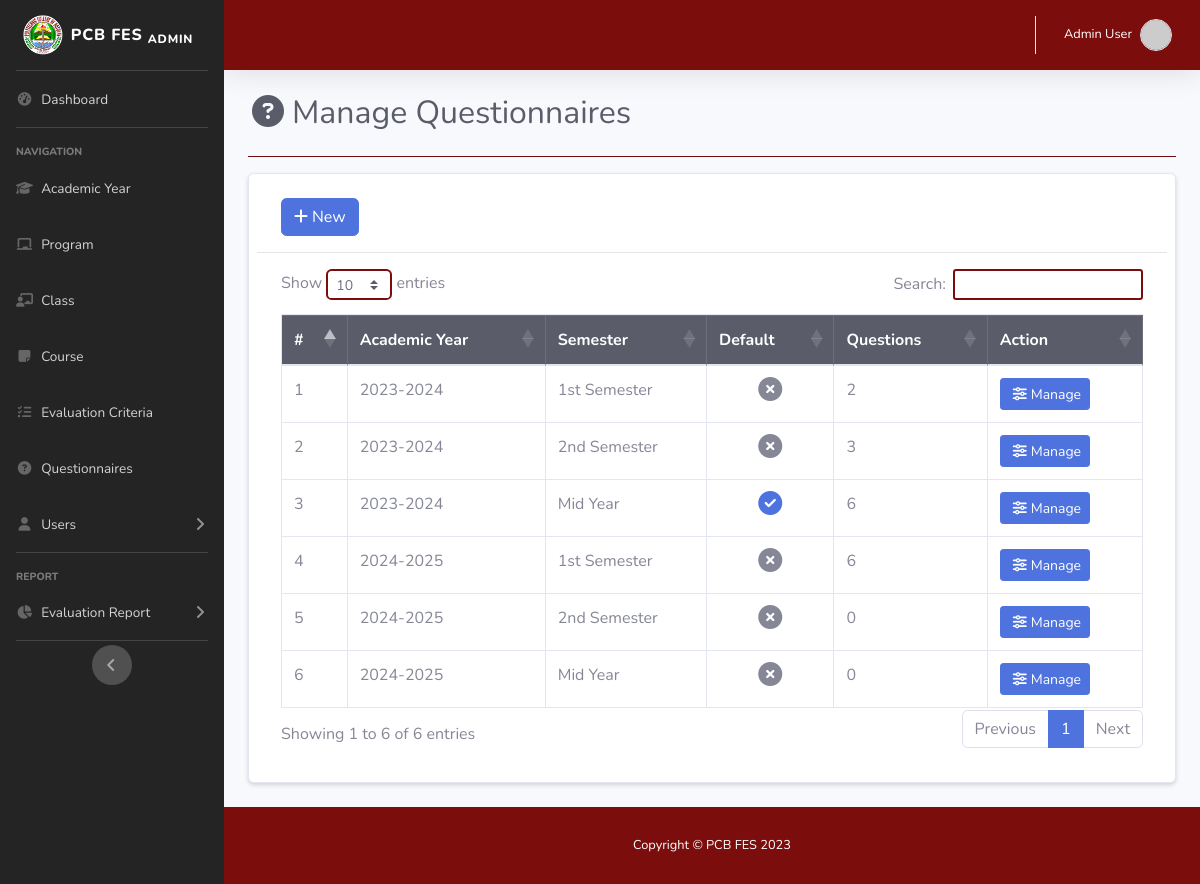
Page /admin/questionnaire.php (signed in) on the committed database.
### tables this page shows
CREATE TABLE `acad_yr_tbl` (
  `acad_id` int(11) NOT NULL,
  `year_start` year(4) NOT NULL,
  `year_end` year(4) NOT NULL,
  `semester` int(11) NOT NULL,
  `status` varchar(50) NOT NULL,
  `is_default` varchar(5) NOT NULL
);

### admin/questionnaire.php (the view, shortened to what this page needs)
<!DOCTYPE html>
<html lang="en">
<head>
    <link rel="stylesheet" href="https://stackpath.bootstrapcdn.com/bootstrap/4.2.1/css/bootstrap.min.css">
    <link rel="stylesheet" href="https://cdn.datatables.net/1.10.18/css/dataTables.bootstrap4.min.css">
    <link href="../assets/vendor/fontawesome-free/css/all.min.css" rel="stylesheet" type="text/css">
    <link href="../assets/css/sb-admin-2.min.css" rel="stylesheet">
    <link href="../assets/css/custom.css" rel="stylesheet">
    <link rel="stylesheet" href="https://cdn.jsdelivr.net/npm/@sweetalert2/theme-borderless@5/borderless.css" />
</head>
<body id="page-top">
    <div id="wrapper">
            <?php include 'sidebar.php'; ?>
        <div id="content-wrapper" class="d-flex flex-column">
            <div id="content">
                    <?php include 'topbar.php'; ?>
                <div class="container-fluid justify-content-center">
                    <div class="d-sm-flex align-items-center justify-content-between mb-4">
                        <h1 class="h2 mb-0 text-gray-800"> <i class="fas fa-fw fa-question-circle mr-1"></i>Manage Questionnaires</h1>
                    </div>
                    <hr class="mb-3 bg-white1">
<div class="container card p-2 mb-4 shadow-sm">
    <div class="row">
        <div class="col-12 col-md-12">
            <div class="container mb-3 mt-3">
                <a href="#addnew" data-toggle="modal" class="btn btn-primary"><i class="fa-solid fa-plus mr-1"></i>New</a>
            </div>
            <hr>
            <div class="container mb-4">
                <table id="myTable" class="table table-bordered nowrap" style="width:100%">
                    <thead class="table-dark">
                        <th>#</th>
                        <th>Academic Year</th>
                        <th>Semester</th>
                        <th>Default</th>
                        <th>Questions</th>
                        <th>Action</th>
                    </thead>
                    <tbody>
                        <?php
                            require '../db/dbconn.php';
                            $sql = "SELECT * FROM acad_yr_tbl ORDER BY year_start ASC";
                            $num = 1;
                            $query = mysqli_query($conn, $sql);
                            while($row = mysqli_fetch_assoc($query)){
                                if ($row['semester'] == 1) {
                                    $semester = "1st Semester";
                                } else if ($row['semester'] == 2){
                                    $semester = "2nd Semester";
                                } else{
                                    $semester = "Mid Year";
                                }
                                if ($row['is_default'] == "yes") {
                                    $is_default = "<div class='row'><div class='col text-center'><i class='fa-solid fa-circle-check text-primary fa-xl'></i></div></div>";
                                } else{
                                    $is_default = "<div class='row'><div class='col text-center'><i class='fa-solid fa-circle-xmark fa-xl'></i></div></div>";
                                }
                                $acad_id = $row['acad_id'];
                                $sql2 = "SELECT * FROM question_tbl WHERE acad_id = '$acad_id'";
                                $query2 = mysqli_query($conn, $sql2);
                                $questionCount = mysqli_num_rows($query2);
                                echo
                                "<tr>
                                    <td>".$num."</td>
                                    <td>".$row['year_start']. "-" .$row['year_end']."</td>
                                    <td>".$semester."</td>
                                    <td>".$is_default."</td>
                                    <td>".$questionCount."</td>
                                    <td>
                                        <a href='question.php?acad_id=".$row['acad_id']."' class='btn btn-primary btn-sm' data-toggle='modal'><i class='fa fa-sliders m-1'></i>Manage</a>
                                    </td>
                                </tr>";
                            $num++;}
                        ?>
                    </tbody>
                </table>
            </div>
        </div>
    </div>
</div>
                </div>
            </div>
            <?php include 'footer.php'; ?>
        </div>
    </div>
</body>
</html>

### assets/css/custom.css (style rules this page uses)
.bg-white1 { background-color: #7b0d0d; }

### rows in the picture
acad_yr_tbl: year_start "2023", year_end "2024", semester "1st Semester", is_default "no" (drawn), questionCount "2"
acad_yr_tbl: year_start "2023", year_end "2024", semester "2nd Semester", is_default "no" (drawn), questionCount "3"
acad_yr_tbl: year_start "2023", year_end "2024", semester "Mid Year", is_default "yes" (drawn), questionCount "6"
acad_yr_tbl: year_start "2024", year_end "2025", semester "1st Semester", is_default "no" (drawn), questionCount "6"
acad_yr_tbl: year_start "2024", year_end "2025", semester "2nd Semester", is_default "no" (drawn), questionCount "0"
acad_yr_tbl: year_start "2024", year_end "2025", semester "Mid Year", is_default "no" (drawn), questionCount "0"

### other values in the picture
$name "Admin User"
